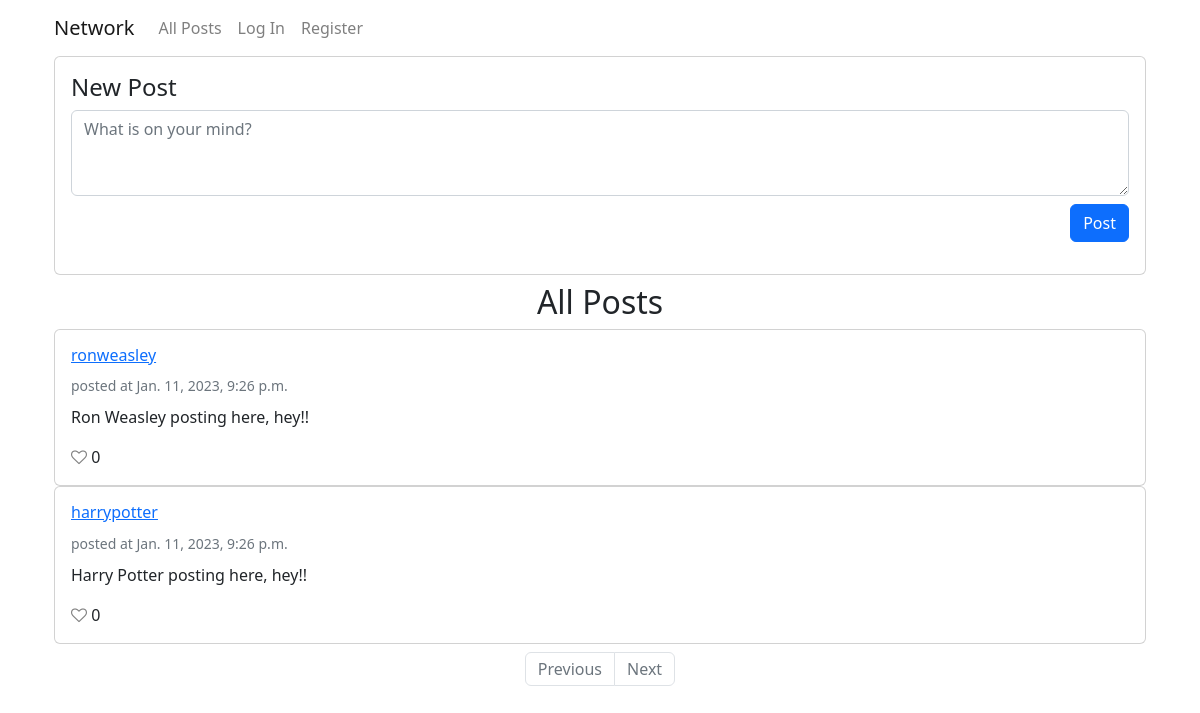
The page / on the database its author committed.
### network/models.py (models this page shows, shortened)
class Post(models.Model):
    author = models.ForeignKey(User, on_delete=models.CASCADE, related_name="posts")
    content = models.TextField(max_length=140)
    timestamp = models.DateTimeField(auto_now_add=True)
    liked_by = models.ManyToManyField(User, related_name="likes")
    def likes(self):
        return self.liked_by.all().count()
    class Meta:
        ordering = ['-timestamp']

class User(AbstractUser):
    pass

### network/views.py (the view)
# urls.py: path("", views.index, name="index"),
def index(request):
    posts = Post.objects.all()
    pagination = Paginator(posts, 10)
    pg_num = request.GET.get('page', 1)
    pg_obj = pagination.get_page(pg_num)
    if pg_obj.has_previous():
        pg_url = f'?page={pg_obj.previous_page_number()}'
    elif pg_obj.has_next():
        pg_url = f'?page={pg_obj.next_page_number()}'
    else:
        pg_url = ''
    return render(request, "network/index.html", {
        "form": NewPostForm(),
        "posts": pg_obj,
        "pg_obj": pg_obj,
        "pg_url": pg_url
    })

### network/forms.py
class NewPostForm(forms.ModelForm):
    class Meta:
        model = Post
        fields = ['content']
        labels = {
            'content': ''
        }
        widgets = {
        'content': forms.Textarea(attrs={'rows':3, 'maxlength': 1000, 'class': 'form-control', 'placeholder': 'What is on your mind?'})
        }

### network/templates/network/index.html (shortened to what this page needs)
{% extends "network/layout.html" %}
{% load static %}
{% block body %}
<div class="container">
    <div class="row">
        <div class="col-12">
            <div class="row">
                <div class="col">
                    <div class="card">
                        <div class="card-body">
                            <div class="row">
                                <div class="col">
                                    <h4>New Post</h4>
                                    <form action="{% url 'newpost' %}" method="POST" enctype="multipart/form-data">
                                            {{ form }}
                                        <div class="form-group">
                                            <div class="column text-end">
                                                <button class="btn btn-primary mt-2" type="submit">Post</button>
                                            </div>
                                        </div>
                                    </form>
                                </div>
                            </div>
                        </div>
                    </div>
                </div>
            </div>
            <div class="row">
                <div class="col">
                    <h2 class="text-center mt-2">All Posts</h2>
                    {% for post in posts %}
                        <div class="card">
                            <div class="card-body">
                                <div class="row">
                                    <div class="col">
                                        <a href="{% url 'profile' post.author.id %}">
                                            <h6 class="card-title">{{ post.author }}</h6>
                                        </a>
                                        <small class="align-self-center text-muted text-right">posted at {{ post.timestamp }}</small>
                                        <p id="postcontent_{{ post.id }}"class="card-text mt-2">{{ post.content }}</p>
                                        <div id="post_likes_{{ post.id }}">
                                            {% if user.is_authenticated %}
                                            <i id="heartbtn_{{ post.id }}" data-id="{{ post.id }}" class="fa fa-heart-o {% if user in post.liked_by.all %}fa fa-heart{% else %}fa fa-heart-o{% endif %}"></i>
                                            {% else %}
                                            <i class="fa fa-heart-o {% if post.likes != 0 %}fa fa-heart{% else %}fa fa-heart-o{% endif %}"></i>
                                            {% endif %}
                                            <span id="postlikecount_{{ post.id }}">{{ post.likes }}</span>
                                        </div>
                                    </div>
                                </div>
                            </div>
                        </div>
                    {% empty %}
                        No posts.
                    {% endfor %}
                    <div class="row mt-2 align-self-center">
                        <div class="col text-center">
                            {% if pg_obj.object_list %}
                            <nav aria-label="...">
                                <ul class="pagination justify-content-center">
                                    <li class="page-item {% if not pg_obj.has_previous %} disabled {% endif %}">
                                        <a class="page-link" href="{{ pg_url }}">Previous</a>
                                    </li>
                                    <li class="page-item {% if not pg_obj.has_next %} disabled {% endif %}">
                                        <a class="page-link" href="{{ pg_url }}">Next</a>
                                    </li>
                                </ul>
                            </nav>
                            {% endif %}
                        </div>
                    </div>
                </div>
            </div>
        </div>
    </div>
</div>
{% endblock %}

### network/templates/network/layout.html (shortened to what this page needs)
{% load static %}
<!DOCTYPE html>
<html lang="en">
<head>
    <link rel="stylesheet" href="https://stackpath.bootstrapcdn.com/bootstrap/4.4.1/css/bootstrap.min.css">
    <link href="https://maxcdn.bootstrapcdn.com/font-awesome/4.7.0/css/font-awesome.min.css" rel="stylesheet"/>
    <link href="{% static 'network/styles.css' %}" rel="stylesheet">
    <link href="{% static 'network/bootstrap.min.css' %}" rel="stylesheet">
</head>
<body>
    <div class="container">
        <div class="row">
            <div class="col-12">
                <div class="row">
                    <div class="col">
                        <nav class="navbar navbar-light navbar-expand-md">
                            <div class="container-fluid"><a class="navbar-brand" href="#">Network</a>
                                <div class="collapse navbar-collapse" id="navcol-1">
                                    <ul class="navbar-nav mr-auto">
                                        <li class="nav-item">
                                            <a class="nav-link" href="{% url 'index' %}">All Posts</a>
                                        </li>
                                        {% if user.is_authenticated %}
                                            <li class="nav-item">
                                                <a class="nav-link" href="{% url 'following' user.id %}">Following</a>
                                            </li>
                                            <li class="nav-item">
                                                <a class="nav-link" href="{% url 'logout' %}">Log Out</a>
                                            </li>
                                        {% else %}
                                            <li class="nav-item">
                                                <a class="nav-link" href="{% url 'login' %}">Log In</a>
                                            </li>
                                            <li class="nav-item">
                                                <a class="nav-link" href="{% url 'register' %}">Register</a>
                                            </li>
                                        {% endif %}
                                    </ul>
                                </div>
                            </div>
                        </nav>
                    </div>
                </div>
                <div class="row">
                    <div class="col">
                        {% block body %}
                        {% endblock %}
                    </div>
                </div>
            </div>
        </div>
    </div>
</body>
</html>

### network/static/network/styles.css (style rules this page uses)
.fa-heart-o { color: rgb(129, 129, 129); cursor: pointer; }

### rows shown on the page
Post: author "ronweasley", timestamp "Jan. 11, 2023, 9:26 p.m.", content "Ron Weasley posting here, hey!!", likes "0"
Post: author "harrypotter", timestamp "Jan. 11, 2023, 9:26 p.m.", content "Harry Potter posting here, hey!!", likes "0"
